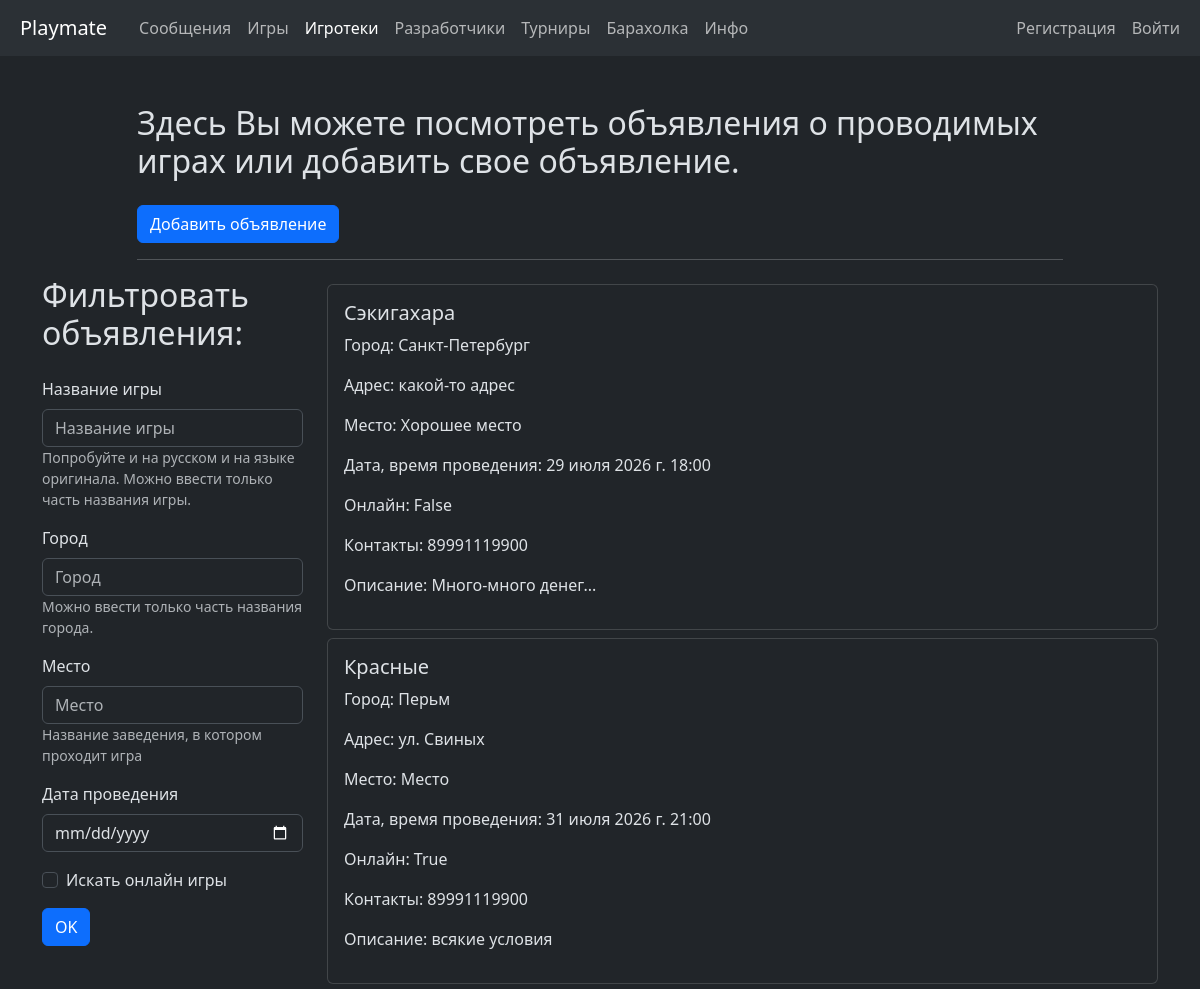
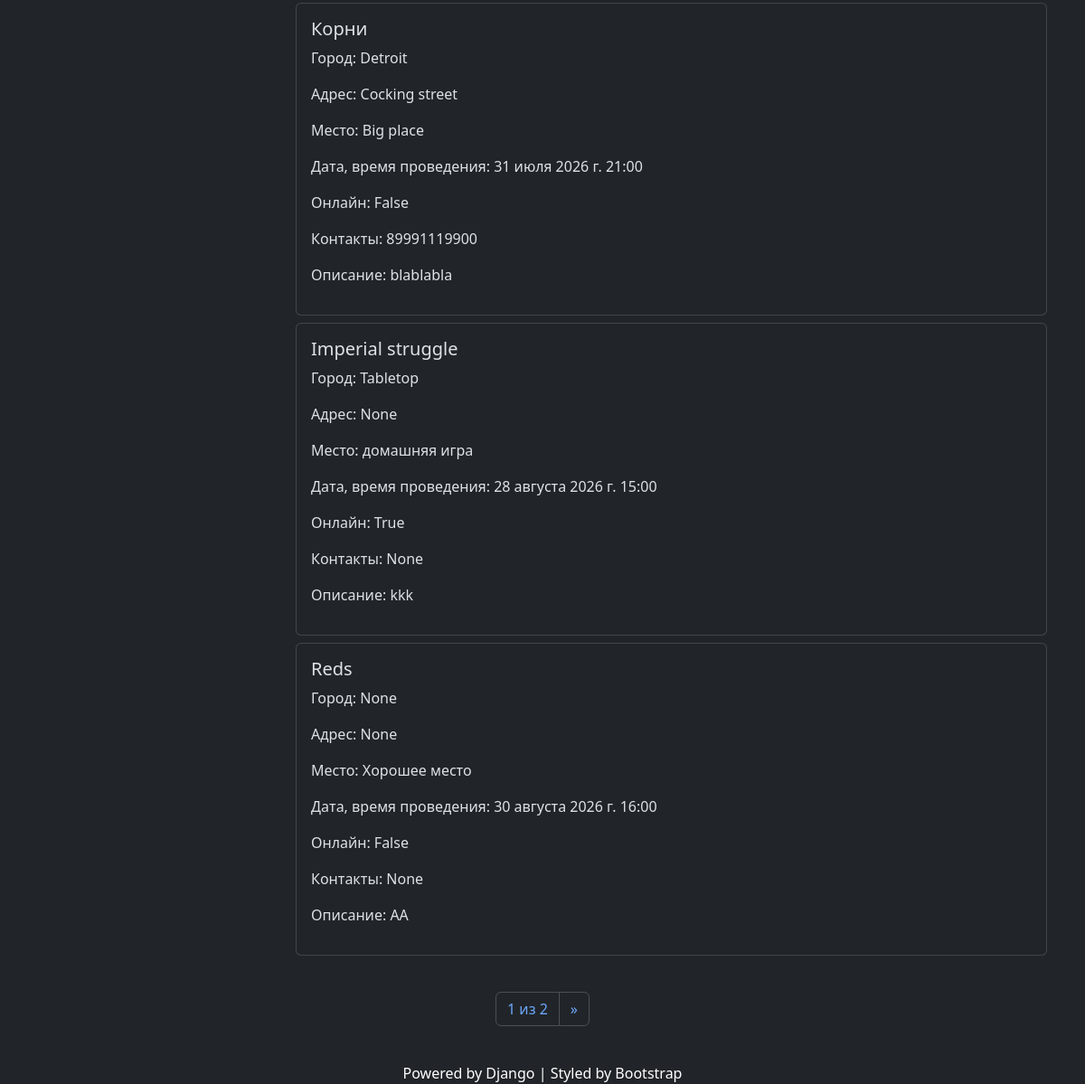
Screenshot of /main_app/game_announcements/ with the database file from the repository (2 pictures, top to bottom).
### main_app/models.py (models this page shows, shortened)
class Announcement(models.Model):
    city = models.CharField(verbose_name='Город',
                            help_text='Если игра будет онлайн укажите площадку, например: Tabletop',
                            max_length=100,
                            blank = True,
                            null = True,
                            db_index=True)
    address = models.CharField(verbose_name='Адрес мероприятия',
                               help_text='Пропустите это поле, если игра будет онлайн',
                               max_length=200,
                               blank=True,
                               null=True)
    is_online = models.BooleanField(verbose_name='Онлайн мероприятие',
                                    help_text='Поставьте галочку, если игра будет онлайн',
                                    default=False)
    contact = models.CharField(verbose_name='Контакты',
                               help_text='Укажите контакты для связи',
                               max_length=200,
                               blank=True,
                               null=True)
    date = models.DateTimeField(verbose_name='Дата и время проведения мероприятия',
                                help_text='Формат ГГГГ-ММ-ДД ЧЧ:ММ',
                                blank=False,
                                null=False)
    created_at = models.DateTimeField(auto_now_add=True)
    class Meta:
        abstract = True

class GameAnnouncement(Announcement):
    boardgame = models.ForeignKey(BoardGame,
                                  verbose_name='Настолка',
                                  help_text='Если в выборе нет нужной игры - создайте ее, пожалуйста ("Игры" в '
                                            'главном меню). Эту Вселенную делаете Вы ))',
                                  on_delete=models.CASCADE,
                                  blank=False,
                                  null=False)
    place = models.CharField(verbose_name='Название заведения, где будет проводиться игра',
                             help_text='Если игра будет проводиться дома - напишите "домашняя игра"',
                             blank=False,
                             null=False,
                             max_length=100)
    conditions = models.TextField(verbose_name='Стоимость и другие условия',
                                  blank=False,
                                  null=False)
    created_by = models.ForeignKey(User,
                                   on_delete=models.CASCADE,
                                   related_name='game_ann',
                                   null=False)
    class Meta:
        verbose_name = "Анонс игры"
        verbose_name_plural = "Анонсы игр"
        ordering = ['date']

class BoardGame(models.Model):
    title = models.CharField(verbose_name='Название игры',
                             blank=False,
                             null=False,
                             max_length=100)
    url_tesera = models.URLField(verbose_name='Ссылка на игру на сайте tesera.ru',
                                 blank=True,
                                 null=True,
                                 max_length=200)
    url_bgg = models.URLField(verbose_name='Ссылка на игру на сайте boardgamegeek.com',
                              blank=True,
                              null=True,
                              max_length=100)
    created_at = models.DateTimeField(auto_now_add=True)
    updated_at = models.DateTimeField(auto_now=True)
    created_by = models.ForeignKey(User,
                                   related_name='created_games',
                                   on_delete=models.SET_NULL,
                                   null=True)
    players= models.ManyToManyField(User,
                                    related_name='liked_games')
    class Meta:
        indexes = [
            models.Index(fields=['title'])
        ]
        ordering = ['title']
        verbose_name = 'Настолка'
        verbose_name_plural = 'Настолки'

### main_app/views.py (the view)
class GameAnnouncementsView(ListView):
    model = GameAnnouncement
    template_name = 'main_app/game_announcements.html'
    context_object_name = 'game_announcements'
    paginate_by = 5
    def get_context_data(self, **kwargs):
        context = super().get_context_data(**kwargs)
        context['form'] = GameAnnouncementsFilterForm()
        return context
    def get_queryset(self):
        queryset = GameAnnouncement.objects.select_related('boardgame', 'created_by').all()
        game = self.request.GET.get('game')
        city = self.request.GET.get('city')
        place = self.request.GET.get('place')
        date = self.request.GET.get('date')
        is_online = self.request.GET.get('is_online')
        if game:
            queryset = queryset.filter(boardgame__title__icontains=game.lower())
        if city:
            queryset = queryset.filter(city__icontains=city.lower())
        if place:
            queryset = queryset.filter(place__icontains=place.lower())
        if date:
            queryset = queryset.filter(date__date=date)
        if is_online:
            queryset = queryset.filter(is_online=True)
        return queryset

### main_app/forms.py
class GameAnnouncementsFilterForm(forms.Form):
    game = forms.CharField(label='Название игры',
                           help_text='Попробуйте и на русском и на языке оригинала. '
                                     'Можно ввести только часть названия игры.',
                           max_length=100,
                           strip=True,
                           required=False)
    city = forms.CharField(label='Город',
                           help_text='Можно ввести только часть названия города.',
                           max_length=100,
                           strip=True,
                           required=False)
    place = forms.CharField(label='Место',
                           help_text='Название заведения, в котором проходит игра',
                           max_length=100,
                           strip=True,
                           required=False)
    date = forms.DateField(label='Дата проведения',
                           required=False,
                           widget=forms.DateInput(attrs={'type': 'date'}))
    is_online = forms.BooleanField(label='Искать онлайн игры',
                                   required=False)

### main_app/templatetags/active_page.py (called while the page is built)
@register.simple_tag
def active_url(request, path_name, *args, **kwargs):
    try:
        url = reverse(path_name, args=args, kwargs=kwargs)
        if url == request.path:
            return 'active'
    except NoReverseMatch:
        pass
    return ''

### templates/main_app/game_announcements.html (shortened to what this page needs)
{% extends 'base.html' %}
{% load django_bootstrap5 %}
{% block content %}
<div class="container-sm mt-5">
    <div class="row justify-content-center">
        <div class="col col-lg-10">
            <h2 class="mb-4">Здесь Вы можете посмотреть объявления о проводимых
                играх или добавить свое объявление.</h2>
            <a href="{% url 'main:create_game_ann' %}" class="btn btn-primary">Добавить объявление</a>
            <hr>
        </div>
    </div>
    <div class="row justify-content-center">
        <div class="col-lg-3">
            <h2 class="mb-4">Фильтровать объявления:</h2>
            <form method="get" class="form">
                {% bootstrap_form form %}
                {% bootstrap_button button_type='submit' content='OK' %}
            </form>
        </div>
        <div class="col-lg-9">
            {% for ann in game_announcements %}
                <div class="card mt-2">
                    <div class="card-body">
                        <h5 class="card-title">{{ ann.boardgame.title|capfirst }}</h5>
                        <div class="card-text">
                            <p>Город: {{ ann.city|capfirst }}</p>
                            <p>Адрес: {{ ann.address }}</p>
                            <p>Место: {{ ann.place }}</p>
                            <p>Дата, время проведения: {{ ann.date }}</p>
                            <p>Онлайн: {{ ann.is_online }}</p>
                            <p>Контакты: {{ ann.contact }}</p>
                            <p>Описание: {{ ann.conditions }}</p>
                        </div>
                    </div>
                </div>
            {% empty %}
                <p>Пока объявлений нет.</p>
            {% endfor %}
        </div>
    </div>
</div>
{% endblock %}

### rows the page displays
GameAnnouncement: boardgame "Сэкигахара", city "Санкт-Петербург", address "какой-то адрес", place "Хорошее место", date "29 июля 2026 г. 18:00", is_online "False", contact "89991119900", conditions "Много-много денег..."
GameAnnouncement: boardgame "Красные", city "Перьм", address "ул. Свиных", place "Место", date "31 июля 2026 г. 21:00", is_online "True", contact "89991119900", conditions "всякие условия"
GameAnnouncement: boardgame "Корни", city "Detroit", address "Cocking street", place "Big place", date "31 июля 2026 г. 21:00", is_online "False", contact "89991119900", conditions "blablabla"
GameAnnouncement: boardgame "Imperial struggle", city "Tabletop", address "None", place "домашняя игра", date "28 августа 2026 г. 15:00", is_online "True", contact "None", conditions "kkk"
GameAnnouncement: boardgame "Reds", city "None", address "None", place "Хорошее место", date "30 августа 2026 г. 16:00", is_online "False", contact "None", conditions "АА"

### other values shown
{{ page_obj.number }} "1"
{{ page_obj.paginator.num_pages }} "2"
